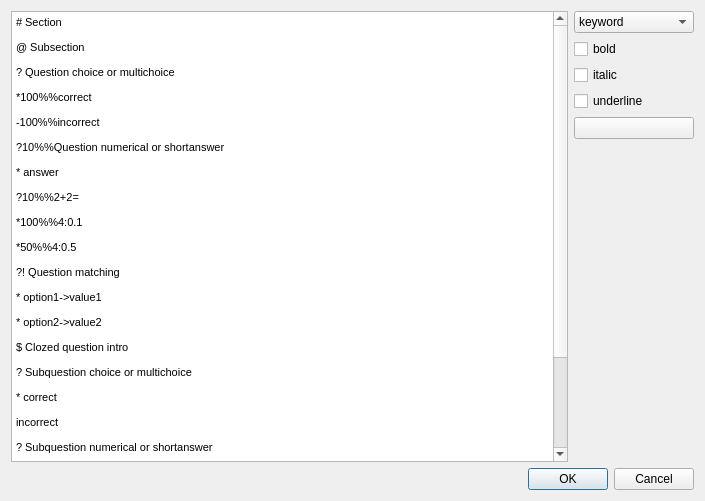
<?xml version="1.0" encoding="UTF-8"?>
<ui version="4.0">
 <class>HighlighterDialog</class>
 <widget class="QDialog" name="HighlighterDialog">
  <property name="geometry">
   <rect>
    <x>0</x>
    <y>0</y>
    <width>705</width>
    <height>501</height>
   </rect>
  </property>
  <property name="windowTitle">
   <string>Dialog</string>
  </property>
  <layout class="QGridLayout" name="gridLayout">
   <item row="3" column="1">
    <widget class="QCheckBox" name="isUnderline">
     <property name="text">
      <string>underline</string>
     </property>
    </widget>
   </item>
   <item row="4" column="1">
    <widget class="QPushButton" name="selectColor">
     <property name="text">
      <string/>
     </property>
    </widget>
   </item>
   <item row="1" column="1">
    <widget class="QCheckBox" name="isBold">
     <property name="text">
      <string>bold</string>
     </property>
    </widget>
   </item>
   <item row="2" column="1">
    <widget class="QCheckBox" name="isItalic">
     <property name="text">
      <string>italic</string>
     </property>
    </widget>
   </item>
   <item row="0" column="1">
    <widget class="QComboBox" name="comboBox">
     <item>
      <property name="text">
       <string>keyword</string>
      </property>
     </item>
     <item>
      <property name="text">
       <string>section</string>
      </property>
     </item>
     <item>
      <property name="text">
       <string>subsection</string>
      </property>
     </item>
     <item>
      <property name="text">
       <string>ticket</string>
      </property>
     </item>
     <item>
      <property name="text">
       <string>question</string>
      </property>
     </item>
     <item>
      <property name="text">
       <string>correct answer</string>
      </property>
     </item>
     <item>
      <property name="text">
       <string>incorrect answer</string>
      </property>
     </item>
     <item>
      <property name="text">
       <string>price</string>
      </property>
     </item>
    </widget>
   </item>
   <item row="5" column="1">
    <spacer name="verticalSpacer">
     <property name="orientation">
      <enum>Qt::Orientation::Vertical</enum>
     </property>
     <property name="sizeHint" stdset="0">
      <size>
       <width>20</width>
       <height>40</height>
      </size>
     </property>
    </spacer>
   </item>
   <item row="0" column="0" rowspan="6">
    <widget class="QTextEdit" name="plain">
     <property name="html">
      <string>&lt;!DOCTYPE HTML PUBLIC &quot;-//W3C//DTD HTML 4.0//EN&quot; &quot;http://www.w3.org/TR/REC-html40/strict.dtd&quot;&gt;
&lt;html&gt;&lt;head&gt;&lt;meta name=&quot;qrichtext&quot; content=&quot;1&quot; /&gt;&lt;meta charset=&quot;utf-8&quot; /&gt;&lt;style type=&quot;text/css&quot;&gt;
p, li { white-space: pre-wrap; }
hr { height: 1px; border-width: 0; }
li.unchecked::marker { content: &quot;\2610&quot;; }
li.checked::marker { content: &quot;\2612&quot;; }
&lt;/style&gt;&lt;/head&gt;&lt;body style=&quot; font-family:'Noto Sans'; font-size:10pt; font-weight:400; font-style:normal;&quot;&gt;
&lt;p style=&quot; margin-top:12px; margin-bottom:12px; margin-left:0px; margin-right:0px; -qt-block-indent:0; text-indent:0px;&quot;&gt;&lt;span style=&quot; font-family:'MS Shell Dlg 2'; font-size:8pt;&quot;&gt;# Section&lt;/span&gt;&lt;/p&gt;
&lt;p style=&quot; margin-top:12px; margin-bottom:12px; margin-left:0px; margin-right:0px; -qt-block-indent:0; text-indent:0px;&quot;&gt;&lt;span style=&quot; font-family:'MS Shell Dlg 2'; font-size:8pt;&quot;&gt;@ Subsection&lt;/span&gt;&lt;/p&gt;
&lt;p style=&quot; margin-top:12px; margin-bottom:12px; margin-left:0px; margin-right:0px; -qt-block-indent:0; text-indent:0px;&quot;&gt;&lt;span style=&quot; font-family:'MS Shell Dlg 2'; font-size:8pt;&quot;&gt;? Question choice or multichoice&lt;/span&gt;&lt;/p&gt;
&lt;p style=&quot; margin-top:12px; margin-bottom:12px; margin-left:0px; margin-right:0px; -qt-block-indent:0; text-indent:0px;&quot;&gt;&lt;span style=&quot; font-family:'MS Shell Dlg 2'; font-size:8pt;&quot;&gt;*100%%correct&lt;/span&gt;&lt;/p&gt;
&lt;p style=&quot; margin-top:12px; margin-bottom:12px; margin-left:0px; margin-right:0px; -qt-block-indent:0; text-indent:0px;&quot;&gt;&lt;span style=&quot; font-family:'MS Shell Dlg 2'; font-size:8pt;&quot;&gt;-100%%incorrect&lt;/span&gt;&lt;/p&gt;
&lt;p style=&quot; margin-top:12px; margin-bottom:12px; margin-left:0px; margin-right:0px; -qt-block-indent:0; text-indent:0px;&quot;&gt;&lt;span style=&quot; font-family:'MS Shell Dlg 2'; font-size:8pt;&quot;&gt;?10%%Question numerical or shortanswer&lt;/span&gt;&lt;/p&gt;
&lt;p style=&quot; margin-top:12px; margin-bottom:12px; margin-left:0px; margin-right:0px; -qt-block-indent:0; text-indent:0px;&quot;&gt;&lt;span style=&quot; font-family:'MS Shell Dlg 2'; font-size:8pt;&quot;&gt;* answer&lt;/span&gt;&lt;/p&gt;
&lt;p style=&quot; margin-top:12px; margin-bottom:12px; margin-left:0px; margin-right:0px; -qt-block-indent:0; text-indent:0px;&quot;&gt;&lt;span style=&quot; font-family:'MS Shell Dlg 2'; font-size:8pt;&quot;&gt;?10%%2+2=&lt;/span&gt;&lt;/p&gt;
&lt;p style=&quot; margin-top:12px; margin-bottom:12px; margin-left:0px; margin-right:0px; -qt-block-indent:0; text-indent:0px;&quot;&gt;&lt;span style=&quot; font-family:'MS Shell Dlg 2'; font-size:8pt;&quot;&gt;*100%%4:0.1&lt;/span&gt;&lt;/p&gt;
&lt;p style=&quot; margin-top:12px; margin-bottom:12px; margin-left:0px; margin-right:0px; -qt-block-indent:0; text-indent:0px;&quot;&gt;&lt;span style=&quot; font-family:'MS Shell Dlg 2'; font-size:8pt;&quot;&gt;*50%%4:0.5&lt;/span&gt;&lt;/p&gt;
&lt;p style=&quot; margin-top:12px; margin-bottom:12px; margin-left:0px; margin-right:0px; -qt-block-indent:0; text-indent:0px;&quot;&gt;&lt;span style=&quot; font-family:'MS Shell Dlg 2'; font-size:8pt;&quot;&gt;?! Question matching&lt;/span&gt;&lt;/p&gt;
&lt;p style=&quot; margin-top:12px; margin-bottom:12px; margin-left:0px; margin-right:0px; -qt-block-indent:0; text-indent:0px;&quot;&gt;&lt;span style=&quot; font-family:'MS Shell Dlg 2'; font-size:8pt;&quot;&gt;* option1-&amp;gt;value1&lt;/span&gt;&lt;/p&gt;
&lt;p style=&quot; margin-top:12px; margin-bottom:12px; margin-left:0px; margin-right:0px; -qt-block-indent:0; text-indent:0px;&quot;&gt;&lt;span style=&quot; font-family:'MS Shell Dlg 2'; font-size:8pt;&quot;&gt;* option2-&amp;gt;value2&lt;/span&gt;&lt;/p&gt;
&lt;p style=&quot; margin-top:12px; margin-bottom:12px; margin-left:0px; margin-right:0px; -qt-block-indent:0; text-indent:0px;&quot;&gt;&lt;span style=&quot; font-family:'MS Shell Dlg 2'; font-size:8pt;&quot;&gt;$ Clozed question intro&lt;/span&gt;&lt;/p&gt;
&lt;p style=&quot; margin-top:12px; margin-bottom:12px; margin-left:0px; margin-right:0px; -qt-block-indent:0; text-indent:0px;&quot;&gt;&lt;span style=&quot; font-family:'MS Shell Dlg 2'; font-size:8pt;&quot;&gt;? Subquestion choice or multichoice&lt;/span&gt;&lt;/p&gt;
&lt;p style=&quot; margin-top:12px; margin-bottom:12px; margin-left:0px; margin-right:0px; -qt-block-indent:0; text-indent:0px;&quot;&gt;&lt;span style=&quot; font-family:'MS Shell Dlg 2'; font-size:8pt;&quot;&gt;* correct&lt;/span&gt;&lt;/p&gt;
&lt;p style=&quot; margin-top:12px; margin-bottom:12px; margin-left:0px; margin-right:0px; -qt-block-indent:0; text-indent:0px;&quot;&gt;&lt;span style=&quot; font-family:'MS Shell Dlg 2'; font-size:8pt;&quot;&gt;incorrect&lt;/span&gt;&lt;/p&gt;
&lt;p style=&quot; margin-top:12px; margin-bottom:12px; margin-left:0px; margin-right:0px; -qt-block-indent:0; text-indent:0px;&quot;&gt;&lt;span style=&quot; font-family:'MS Shell Dlg 2'; font-size:8pt;&quot;&gt;? Subquestion numerical or shortanswer&lt;/span&gt;&lt;/p&gt;
&lt;p style=&quot; margin-top:12px; margin-bottom:12px; margin-left:0px; margin-right:0px; -qt-block-indent:0; text-indent:0px;&quot;&gt;&lt;span style=&quot; font-family:'MS Shell Dlg 2'; font-size:8pt;&quot;&gt;* answer&lt;/span&gt;&lt;/p&gt;
&lt;p style=&quot; margin-top:12px; margin-bottom:12px; margin-left:0px; margin-right:0px; -qt-block-indent:0; text-indent:0px;&quot;&gt;&lt;span style=&quot; font-family:'MS Shell Dlg 2'; font-size:8pt;&quot;&gt;? Subquestion matching&lt;/span&gt;&lt;/p&gt;
&lt;p style=&quot; margin-top:12px; margin-bottom:12px; margin-left:0px; margin-right:0px; -qt-block-indent:0; text-indent:0px;&quot;&gt;&lt;span style=&quot; font-family:'MS Shell Dlg 2'; font-size:8pt;&quot;&gt;* option1-&amp;gt;value1&lt;/span&gt;&lt;/p&gt;
&lt;p style=&quot; margin-top:12px; margin-bottom:12px; margin-left:0px; margin-right:0px; -qt-block-indent:0; text-indent:0px;&quot;&gt;&lt;span style=&quot; font-family:'MS Shell Dlg 2'; font-size:8pt;&quot;&gt;* option2-&amp;gt;value2&lt;/span&gt;&lt;/p&gt;
&lt;p style=&quot;-qt-paragraph-type:empty; margin-top:0px; margin-bottom:0px; margin-left:0px; margin-right:0px; -qt-block-indent:0; text-indent:0px; font-family:'MS Shell Dlg 2'; font-size:8pt;&quot;&gt;&lt;br /&gt;&lt;/p&gt;&lt;/body&gt;&lt;/html&gt;</string>
     </property>
    </widget>
   </item>
   <item row="6" column="0" colspan="2">
    <widget class="QDialogButtonBox" name="buttonBox">
     <property name="orientation">
      <enum>Qt::Orientation::Horizontal</enum>
     </property>
     <property name="standardButtons">
      <set>QDialogButtonBox::StandardButton::Cancel|QDialogButtonBox::StandardButton::Ok</set>
     </property>
    </widget>
   </item>
  </layout>
 </widget>
 <resources/>
 <connections>
  <connection>
   <sender>buttonBox</sender>
   <signal>accepted()</signal>
   <receiver>HighlighterDialog</receiver>
   <slot>accept()</slot>
   <hints>
    <hint type="sourcelabel">
     <x>248</x>
     <y>254</y>
    </hint>
    <hint type="destinationlabel">
     <x>157</x>
     <y>274</y>
    </hint>
   </hints>
  </connection>
  <connection>
   <sender>buttonBox</sender>
   <signal>rejected()</signal>
   <receiver>HighlighterDialog</receiver>
   <slot>reject()</slot>
   <hints>
    <hint type="sourcelabel">
     <x>316</x>
     <y>260</y>
    </hint>
    <hint type="destinationlabel">
     <x>286</x>
     <y>274</y>
    </hint>
   </hints>
  </connection>
  <connection>
   <sender>isBold</sender>
   <signal>clicked()</signal>
   <receiver>HighlighterDialog</receiver>
   <slot>flags_modify()</slot>
   <hints>
    <hint type="sourcelabel">
     <x>661</x>
     <y>43</y>
    </hint>
    <hint type="destinationlabel">
     <x>352</x>
     <y>250</y>
    </hint>
   </hints>
  </connection>
  <connection>
   <sender>isItalic</sender>
   <signal>clicked()</signal>
   <receiver>HighlighterDialog</receiver>
   <slot>flags_modify()</slot>
   <hints>
    <hint type="sourcelabel">
     <x>661</x>
     <y>66</y>
    </hint>
    <hint type="destinationlabel">
     <x>352</x>
     <y>250</y>
    </hint>
   </hints>
  </connection>
  <connection>
   <sender>isUnderline</sender>
   <signal>clicked()</signal>
   <receiver>HighlighterDialog</receiver>
   <slot>flags_modify()</slot>
   <hints>
    <hint type="sourcelabel">
     <x>661</x>
     <y>89</y>
    </hint>
    <hint type="destinationlabel">
     <x>352</x>
     <y>250</y>
    </hint>
   </hints>
  </connection>
 </connections>
 <slots>
  <slot>flags_modify()</slot>
 </slots>
</ui>
